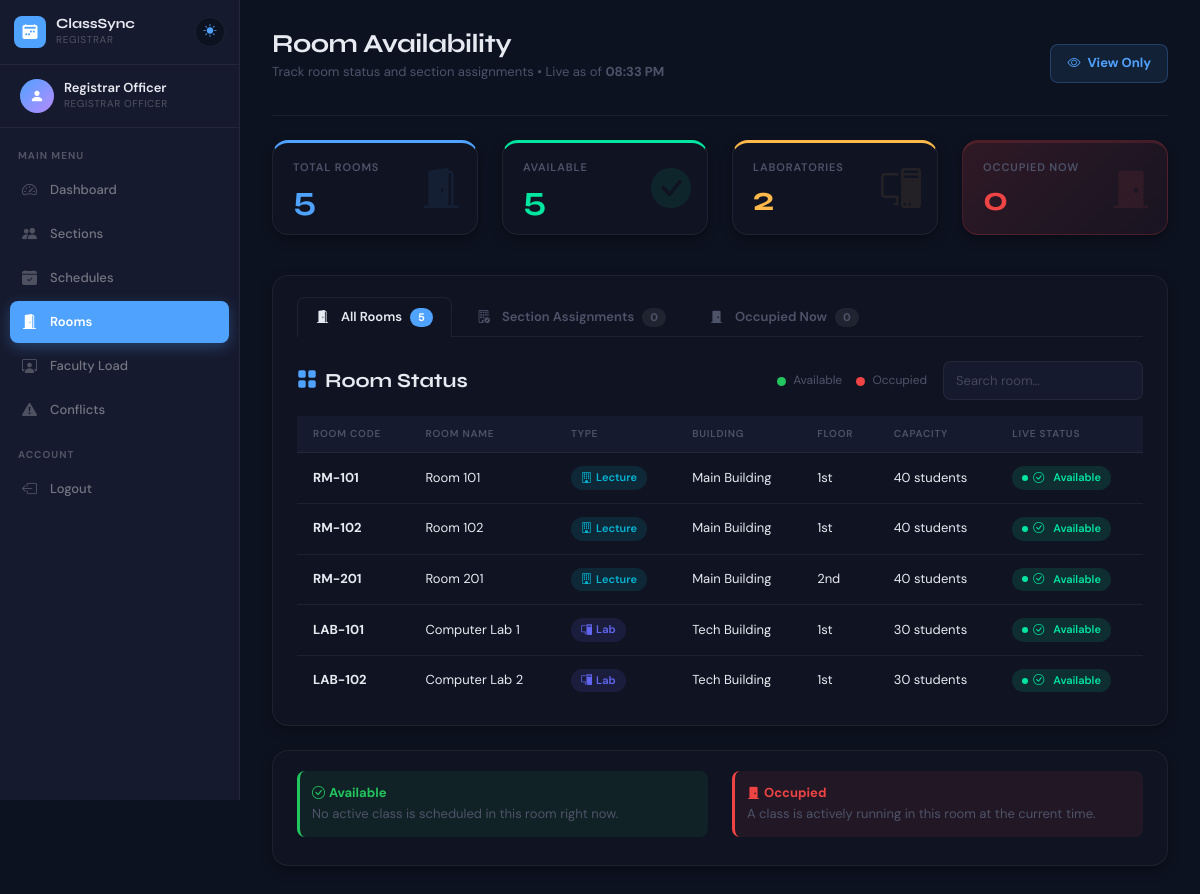
/registrar/rooms.php (signed in), run on an earlier commit of the app's database.
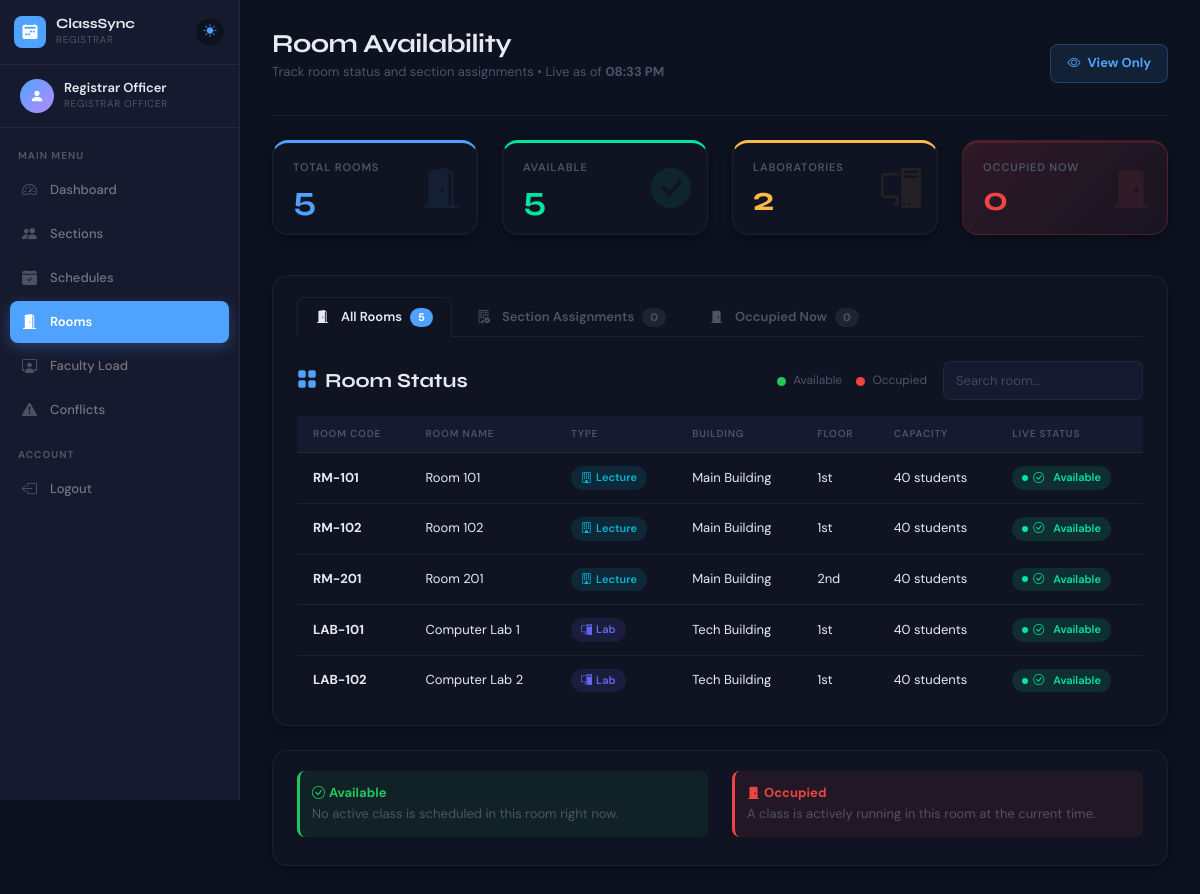
And on a later commit of the database.
### tables this page shows
CREATE TABLE rooms (
    room_id INT AUTO_INCREMENT PRIMARY KEY,
    room_code VARCHAR(20) UNIQUE NOT NULL,
    room_name VARCHAR(100) NOT NULL,
    room_type ENUM('Lecture','Laboratory','Conference','Auditorium') NOT NULL,
    building VARCHAR(50) NOT NULL,
    floor VARCHAR(10),
    capacity INT NOT NULL,
    status ENUM('Available','Maintenance') DEFAULT 'Available',
    created_at TIMESTAMP DEFAULT CURRENT_TIMESTAMP,
    updated_at TIMESTAMP DEFAULT CURRENT_TIMESTAMP ON UPDATE CURRENT_TIMESTAMP
);

### registrar/rooms.php (the view, shortened to what this page needs)
<?php
require_once 'includes/auth.php'; require_once '../config/db.php';
$pht_day  = date('l');
$pht_time = date('H:i:s');
$total_rooms = 0;
$result = $conn->query("SELECT COUNT(*) as total FROM rooms");
if ($result && $row = $result->fetch_assoc()) $total_rooms = $row['total'];
$available_rooms = 0;
$result = $conn->query("SELECT COUNT(*) as total FROM rooms WHERE status='Available'");
if ($result && $row = $result->fetch_assoc()) $available_rooms = $row['total'];
$labs = 0;
$result = $conn->query("SELECT COUNT(*) as total FROM rooms WHERE room_type='Laboratory'");
if ($result && $row = $result->fetch_assoc()) $labs = $row['total'];
$result = $conn->query("SELECT COUNT(*) as total FROM rooms WHERE room_type='Lecture'");
if ($result && $row = $result->fetch_assoc()) $lectures = $row['total'];
$occupied_now = 0;
$occ_result   = $conn->query("
    SELECT COUNT(DISTINCT s.room_id) AS total
    FROM schedules s
    JOIN academic_terms t ON s.term_id = t.term_id
    WHERE s.status      = 'Active'
      AND t.is_active   = 1
      AND s.day_of_week = '$pht_day'
      AND s.start_time <= '$pht_time'
      AND s.end_time   >  '$pht_time'
      AND s.room_id IS NOT NULL
");
if ($occ_result && $row = $occ_result->fetch_assoc()) $occupied_now = $row['total'];
$rooms = $conn->query("
    SELECT r.*,
        CASE
            WHEN EXISTS (
                SELECT 1 FROM schedules s
                JOIN academic_terms t ON s.term_id = t.term_id
                WHERE s.room_id     = r.room_id
                  AND s.status      = 'Active'
                  AND t.is_active   = 1
                  AND s.day_of_week = '$pht_day'
                  AND s.start_time <= '$pht_time'
                  AND s.end_time   >  '$pht_time'
            ) THEN 'Occupied'
            ELSE 'Available'
        END AS live_status
    FROM rooms r
    ORDER BY r.building, r.floor, r.room_code
");
$assigned_rooms = $conn->query("
    SELECT ra.assignment_id,
           s.section_name, s.program,
           r.room_id, r.room_code, r.room_name,
           r.building, r.floor, r.room_type
    FROM room_assignments ra
    JOIN sections s ON ra.section_id = s.section_id
    JOIN rooms    r ON ra.room_id    = r.room_id
    ORDER BY s.section_name
");
$assigned_count = $assigned_rooms ? $assigned_rooms->num_rows : 0;
$occupied_rows = $conn->query("
    SELECT r.room_id, r.room_code, r.room_name, r.building, r.floor, r.room_type,
           sec.section_name, sec.program,
           sub.subject_name, sub.subject_code,
           CONCAT(f.first_name, ' ', f.last_name) AS faculty_name,
           s.start_time, s.end_time
    FROM schedules s
    JOIN rooms    r   ON s.room_id    = r.room_id
    JOIN sections sec ON s.section_id = sec.section_id
    JOIN subjects sub ON s.subject_id = sub.subject_id
    JOIN faculty  f   ON s.faculty_id = f.faculty_id
    JOIN academic_terms t ON s.term_id = t.term_id
    WHERE s.status      = 'Active'
      AND t.is_active   = 1
      AND s.day_of_week = '$pht_day'
      AND s.start_time <= '$pht_time'
      AND s.end_time   >  '$pht_time'
      AND s.room_id IS NOT NULL
    ORDER BY r.building, r.floor, r.room_code
");
$occupied_count = $occupied_rows ? $occupied_rows->num_rows : 0;
$active_tab = $_GET['tab'] ?? 'all';
?>
<?php include '../includes/header.php'; ?>
<?php include 'includes/sidebar.php'; ?>
<div class="main-content">
    <div class="page-header d-flex justify-content-between align-items-center">
        <div>
            <h1>Room Availability</h1>
            <p>Track room status and section assignments &bull; Live as of <strong><?= date('h:i A', strtotime($pht_time)) ?></strong></p>
        </div>
        <div class="registrar-access-badge">
            <i class="bi bi-eye me-1"></i> View Only
        </div>
    </div>
    <div class="row mb-4">
        <div class="col-md-3 mb-3">
            <div class="stats-card blue">
                <h3>Total Rooms</h3>
                <div class="number"><?= $total_rooms ?></div>
                <i class="bi bi-door-open-fill icon"></i>
            </div>
        </div>
        <div class="col-md-3 mb-3">
            <div class="stats-card green">
                <h3>Available</h3>
                <div class="number"><?= $available_rooms ?></div>
                <i class="bi bi-check-circle-fill icon"></i>
            </div>
        </div>
        <div class="col-md-3 mb-3">
            <div class="stats-card orange">
                <h3>Laboratories</h3>
                <div class="number"><?= $labs ?></div>
                <i class="bi bi-pc-display icon"></i>
            </div>
        </div>
        <div class="col-md-3 mb-3">
            <div class="stats-card red">
                <h3>Occupied Now</h3>
                <div class="number"><?= $occupied_now ?></div>
                <i class="bi bi-door-closed-fill icon"></i>
            </div>
        </div>
    </div>
    <div class="content-card">
        <div class="room-tabs mb-4">
            <a href="?tab=all" class="room-tab <?= $active_tab === 'all' ? 'active' : '' ?>">
                <i class="bi bi-door-open-fill me-1"></i> All Rooms
                <span class="tab-count"><?= $total_rooms ?></span>
            </a>
            <a href="?tab=assigned" class="room-tab <?= $active_tab === 'assigned' ? 'active' : '' ?>">
                <i class="bi bi-building-check me-1"></i> Section Assignments
                <span class="tab-count"><?= $assigned_count ?></span>
            </a>
            <a href="?tab=occupied" class="room-tab <?= $active_tab === 'occupied' ? 'active' : '' ?>">
                <i class="bi bi-door-closed-fill me-1"></i> Occupied Now
                <span class="tab-count <?= $occupied_count > 0 ? 'tab-count-red' : '' ?>"><?= $occupied_count ?></span>
            </a>
        </div>
        <?php if ($active_tab === 'all'): ?>
        <div class="d-flex justify-content-between align-items-center mb-3">
            <h5 style="color:var(--text-primary); font-weight:700; margin:0;">
                <i class="bi bi-grid-fill me-2" style="color:var(--accent);"></i>Room Status
            </h5>
            <div class="d-flex align-items-center gap-3">
                <div class="live-legend">
                    <span><span class="legend-dot" style="background:#22c55e;"></span> Available</span>
                    <span><span class="legend-dot" style="background:#ef4444;"></span> Occupied</span>
                </div>
                <input type="text" id="roomSearch" class="form-control form-control-sm"
                    placeholder="Search room…" style="width:200px;" oninput="filterRooms()">
            </div>
        </div>
        <div class="table-responsive">
            <table class="custom-table" id="roomTable">
                <thead>
                    <tr>
                        <th>Room Code</th>
                        <th>Room Name</th>
                        <th>Type</th>
                        <th>Building</th>
                        <th>Floor</th>
                        <th>Capacity</th>
                        <th>Live Status</th>
                    </tr>
                </thead>
                <tbody id="roomTbody">
                    <?php if ($rooms && $rooms->num_rows > 0):
                        while ($room = $rooms->fetch_assoc()): ?>
                    <tr>
                        <td><strong><?= htmlspecialchars($room['room_code']) ?></strong></td>
                        <td><?= htmlspecialchars($room['room_name']) ?></td>
                        <td>
                            <?php if ($room['room_type'] === 'Laboratory'): ?>
                                <span class="type-badge lab">
                                    <i class="bi bi-pc-display me-1"></i>Lab
                                </span>
                            <?php else: ?>
                                <span class="type-badge lecture">
                                    <i class="bi bi-building me-1"></i>Lecture
                                </span>
                            <?php endif; ?>
                        </td>
                        <td><?= htmlspecialchars($room['building']) ?></td>
                        <td><?= htmlspecialchars($room['floor']) ?></td>
                        <td><?= $room['capacity'] ?> students</td>
                        <td>
                            <?php if ($room['live_status'] === 'Occupied'): ?>
                                <span class="badge-danger">
                                    <i class="bi bi-door-closed-fill me-1"></i>Occupied
                                </span>
                            <?php else: ?>
                                <span class="badge-success">
                                    <i class="bi bi-check-circle me-1"></i>Available
                                </span>
                            <?php endif; ?>
                        </td>
                    </tr>
                    <?php endwhile; else: ?>
                    <tr><td colspan="7" class="text-center py-3">No rooms found.</td></tr>
                    <?php endif; ?>
                </tbody>
            </table>
        </div>
        <?php endif; ?>
    </div>
    <div class="content-card mt-4" style="font-size:13px;">
        <div class="row">
            <div class="col-md-6 mb-2">
                <div style="padding:12px; background:rgba(34,197,94,0.08); border-radius:8px; border-left:3px solid #22c55e;">
                    <strong style="color:#22c55e;"><i class="bi bi-check-circle me-1"></i>Available</strong><br>
                    <span style="color:var(--text-secondary);">No active class is scheduled in this room right now.</span>
                </div>
            </div>
            <div class="col-md-6 mb-2">
                <div style="padding:12px; background:rgba(239,68,68,0.08); border-radius:8px; border-left:3px solid #ef4444;">
                    <strong style="color:#ef4444;"><i class="bi bi-door-closed-fill me-1"></i>Occupied</strong><br>
                    <span style="color:var(--text-secondary);">A class is actively running in this room at the current time.</span>
                </div>
            </div>
        </div>
    </div>
</div>
<?php include '../includes/footer.php'; ?>

### includes/header.php (shortened to what this page needs)
<!DOCTYPE html>
<html lang="en">
<head>
    <link href="https://cdn.jsdelivr.net/npm/bootstrap@5.3.0/dist/css/bootstrap.min.css" rel="stylesheet">
    <link href="https://cdn.jsdelivr.net/npm/bootstrap-icons@1.10.5/font/bootstrap-icons.css" rel="stylesheet">
    <link href="../assets/custom.css" rel="stylesheet">
</head>
<body>

### registrar/includes/sidebar.php (shortened to what this page needs)
<?php if (session_status() === PHP_SESSION_NONE) session_start();
$current = basename($_SERVER['PHP_SELF']);
?>
<div class="sidebar">
    <div class="sidebar-brand">
        <div class="brand-icon"><i class="bi bi-calendar2-week-fill"></i></div>
        <div style="flex:1;">
            <div class="brand-text">ClassSync</div>
            <div class="brand-sub">Registrar</div>
        </div>
        <button id="themeBtn" onclick="toggleTheme()" title="Toggle Light/Dark Mode">
            <i class="theme-icon bi bi-sun-fill"></i>
        </button>
    </div>
    <div class="sidebar-user">
        <div class="user-avatar"><i class="bi bi-person-fill"></i></div>
        <div>
            <div class="user-name"><?= htmlspecialchars($_SESSION['full_name'] ?? 'Registrar') ?></div>
            <div class="user-role">Registrar Officer</div>
        </div>
    </div>
    <nav class="sidebar-nav">
        <div class="nav-label">Main Menu</div>
        <a href="dashboard.php" class="nav-item <?= $current === 'dashboard.php' ? 'active' : '' ?>">
            <i class="bi bi-speedometer2"></i> Dashboard
        </a>
        <a href="sections.php" class="nav-item <?= $current === 'sections.php' ? 'active' : '' ?>">
            <i class="bi bi-people-fill"></i> Sections
        </a>
        <a href="schedules.php" class="nav-item <?= $current === 'schedules.php' ? 'active' : '' ?>">
            <i class="bi bi-calendar-check-fill"></i> Schedules
        </a>
        <a href="rooms.php" class="nav-item <?= $current === 'rooms.php' ? 'active' : '' ?>">
            <i class="bi bi-door-open-fill"></i> Rooms
        </a>
        <a href="faculty_load.php" class="nav-item <?= $current === 'faculty_load.php' ? 'active' : '' ?>">
            <i class="bi bi-person-workspace"></i> Faculty Load
        </a>
        <a href="conflicts.php" class="nav-item <?= $current === 'conflicts.php' ? 'active' : '' ?>">
            <i class="bi bi-exclamation-triangle-fill"></i> Conflicts
        </a>
        <div class="nav-label">Account</div>
        <a href="logout.php" class="nav-item" onclick="return confirmLogout();">
            <i class="bi bi-box-arrow-left"></i> Logout
        </a>
    </nav>
</div>

### includes/footer.php (shortened to what this page needs)
</body>
</html>

### includes/header.php (style rules this page uses)
#themeBtn { width: 36px; height: 36px; border-radius: 50%; border: 1px solid var(--color-border); background: var(--color-bg); color: var(--accent); font-size: 16px; cursor: pointer; display: flex; align-items: center; justify-content: center; flex-shrink: 0; transition: all 0.2s; }

### registrar/rooms.php (style rules this page uses)
.registrar-access-badge { background: rgba(79,163,255,0.1); border: 1px solid rgba(79,163,255,0.25); color: var(--accent); padding: 8px 16px; border-radius: 8px; font-size: 13px; font-weight: 700; }
.room-tabs { display: flex; gap: 6px; border-bottom: 1px solid var(--color-border); padding-bottom: 0; margin-bottom: 20px; }
.room-tab { padding: 9px 18px; border-radius: 8px 8px 0 0; font-size: 13px; font-weight: 600; color: var(--text-secondary); text-decoration: none; border: 1px solid transparent; border-bottom: none; display: flex; align-items: center; gap: 8px; transition: all 0.15s; position: relative; bottom: -1px; font-family: var(--font-body); }
.room-tab.active { color: var(--text-primary); background: var(--color-surface); border-color: var(--color-border); border-bottom-color: var(--color-surface); }
.tab-count { background: rgba(255,255,255,0.07); color: var(--text-secondary); border-radius: 20px; padding: 1px 8px; font-size: 11px; font-weight: 700; }
.room-tab.active .tab-count { background: var(--accent); color: #fff; }
.type-badge { padding: 3px 10px; border-radius: 20px; font-size: 11px; font-weight: 600; display: inline-flex; align-items: center; }
.type-badge.lab { background: rgba(99,102,241,0.12); color: #6366f1; }
.type-badge.lecture { background: rgba(6,182,212,0.12); color: #06b6d4; }
.live-legend { display: flex; gap: 14px; font-size: 12px; color: var(--text-secondary); align-items: center; }
.legend-dot { display: inline-block; width: 9px; height: 9px; border-radius: 50%; margin-right: 4px; vertical-align: middle; }
.stats-card.red { background: linear-gradient(135deg, rgba(239,68,68,0.15), rgba(239,68,68,0.05)); border-color: rgba(239,68,68,0.2); }
.stats-card.red .number { color: #ef4444; }

What changed in the data, as far as the page shows it:
changed rooms "LAB-101": capacity "30" → "40"
changed rooms "LAB-102": capacity "30" → "40"
